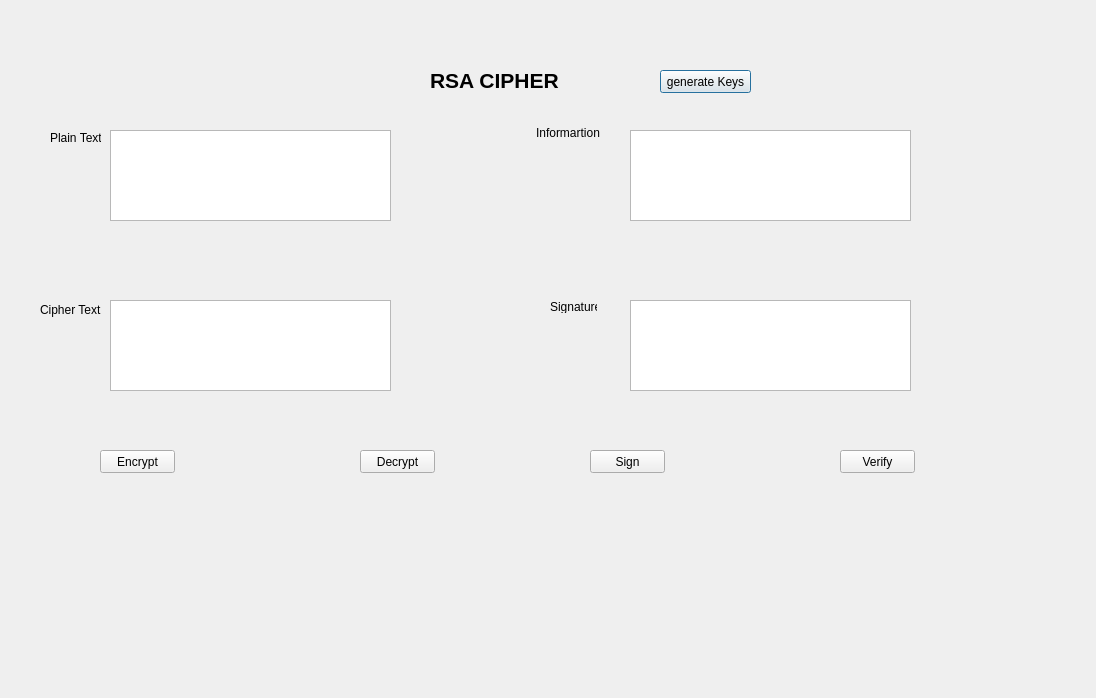
<?xml version="1.0" encoding="UTF-8"?>
<ui version="4.0">
 <class>Dialog</class>
 <widget class="QDialog" name="Dialog">
  <property name="geometry">
   <rect>
    <x>0</x>
    <y>0</y>
    <width>1096</width>
    <height>698</height>
   </rect>
  </property>
  <property name="windowTitle">
   <string>Dialog</string>
  </property>
  <widget class="QLabel" name="label">
   <property name="geometry">
    <rect>
     <x>430</x>
     <y>60</y>
     <width>141</width>
     <height>41</height>
    </rect>
   </property>
   <property name="font">
    <font>
     <pointsize>16</pointsize>
     <weight>75</weight>
     <bold>true</bold>
    </font>
   </property>
   <property name="text">
    <string>RSA CIPHER</string>
   </property>
  </widget>
  <widget class="QPlainTextEdit" name="plainText">
   <property name="geometry">
    <rect>
     <x>110</x>
     <y>130</y>
     <width>281</width>
     <height>91</height>
    </rect>
   </property>
  </widget>
  <widget class="QPushButton" name="generatekeys">
   <property name="geometry">
    <rect>
     <x>660</x>
     <y>70</y>
     <width>91</width>
     <height>23</height>
    </rect>
   </property>
   <property name="text">
    <string>generate Keys</string>
   </property>
  </widget>
  <widget class="QLabel" name="plain">
   <property name="geometry">
    <rect>
     <x>50</x>
     <y>130</y>
     <width>51</width>
     <height>16</height>
    </rect>
   </property>
   <property name="text">
    <string>Plain Text</string>
   </property>
  </widget>
  <widget class="QPlainTextEdit" name="ciphertext">
   <property name="geometry">
    <rect>
     <x>110</x>
     <y>300</y>
     <width>281</width>
     <height>91</height>
    </rect>
   </property>
  </widget>
  <widget class="QLabel" name="cipher">
   <property name="geometry">
    <rect>
     <x>40</x>
     <y>300</y>
     <width>61</width>
     <height>20</height>
    </rect>
   </property>
   <property name="text">
    <string>Cipher Text</string>
   </property>
  </widget>
  <widget class="QLabel" name="information">
   <property name="geometry">
    <rect>
     <x>536</x>
     <y>123</y>
     <width>71</width>
     <height>20</height>
    </rect>
   </property>
   <property name="text">
    <string>Informartion</string>
   </property>
  </widget>
  <widget class="QLabel" name="label_2">
   <property name="geometry">
    <rect>
     <x>550</x>
     <y>300</y>
     <width>47</width>
     <height>13</height>
    </rect>
   </property>
   <property name="text">
    <string>Signature</string>
   </property>
  </widget>
  <widget class="QPlainTextEdit" name="plainTextEdit">
   <property name="geometry">
    <rect>
     <x>630</x>
     <y>130</y>
     <width>281</width>
     <height>91</height>
    </rect>
   </property>
  </widget>
  <widget class="QPlainTextEdit" name="plainTextEdit_2">
   <property name="geometry">
    <rect>
     <x>630</x>
     <y>300</y>
     <width>281</width>
     <height>91</height>
    </rect>
   </property>
  </widget>
  <widget class="QPushButton" name="encrypt">
   <property name="geometry">
    <rect>
     <x>100</x>
     <y>450</y>
     <width>75</width>
     <height>23</height>
    </rect>
   </property>
   <property name="text">
    <string>Encrypt</string>
   </property>
  </widget>
  <widget class="QPushButton" name="decrypt">
   <property name="geometry">
    <rect>
     <x>360</x>
     <y>450</y>
     <width>75</width>
     <height>23</height>
    </rect>
   </property>
   <property name="text">
    <string>Decrypt</string>
   </property>
  </widget>
  <widget class="QPushButton" name="sign">
   <property name="geometry">
    <rect>
     <x>590</x>
     <y>450</y>
     <width>75</width>
     <height>23</height>
    </rect>
   </property>
   <property name="text">
    <string>Sign</string>
   </property>
  </widget>
  <widget class="QPushButton" name="verify">
   <property name="geometry">
    <rect>
     <x>840</x>
     <y>450</y>
     <width>75</width>
     <height>23</height>
    </rect>
   </property>
   <property name="text">
    <string>Verify</string>
   </property>
  </widget>
 </widget>
 <resources/>
 <connections/>
</ui>
